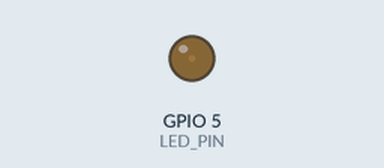
Recording of a sketch running on a simulated ESP32. Shown: output pins drawn as LEDs (lit = HIGH). What the sketch prints to the serial monitor is not drawn.

Above: at 0.05 s.
At 0.5 s:
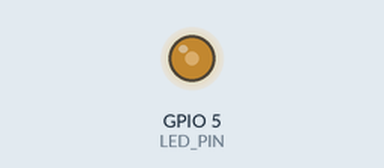
At 0.95 s:
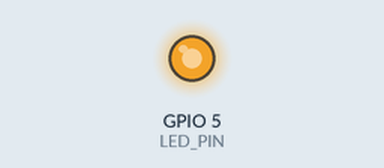
At 1.8 s:
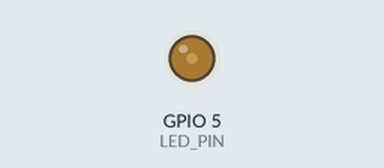
Timing chart, 0 to 4.7 s (numbered marks = the images above):
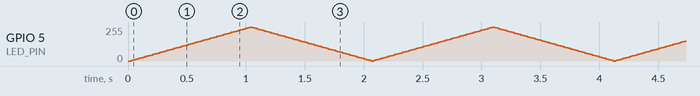

The sketch:

pwm_led_fade_esp32.ino
```cpp
// Práctica: PWM — LED Fade con ESP32
// Objetivo: Controlar el brillo de un LED usando PWM con la API LEDC del ESP32.
//
// El ESP32 NO tiene analogWrite() nativo como Arduino.
// Usa la API LEDC (LED Control) con 16 canales independientes.
//
// Conexión:
//   LED anodo (+) -> Resistencia 220 Ohm -> GPIO 5
//   LED catodo (-) -> GND
//
// También funciona con el LED integrado en GPIO2 (sin resistencia)

const int LED_PIN    = 5;     // Pin del LED externo (o usar 2 para el integrado)
const int CANAL_PWM  = 0;     // Canal LEDC (0-15)
const int FRECUENCIA = 5000;  // Frecuencia PWM en Hz
const int RESOLUCION = 8;     // Resolución en bits (8 bits = 0 a 255)

int brillo    = 0;
int incremento = 5;

void setup() {
  Serial.begin(115200);

  // Configurar canal PWM
  ledcSetup(CANAL_PWM, FRECUENCIA, RESOLUCION);

  // Asociar el canal al pin físico
  ledcAttachPin(LED_PIN, CANAL_PWM);

  Serial.println("=== PWM LED Fade — ESP32 ===");
  Serial.println("Canal: 0 | Frecuencia: 5000Hz | Resolucion: 8 bits");
  Serial.println("LED en GPIO5 (o GPIO2 para el integrado)");
}

void loop() {
  // Aplicar brillo al LED
  ledcWrite(CANAL_PWM, brillo);

  Serial.print("Brillo: "); Serial.print(brillo);
  Serial.print("/255 (");
  Serial.print(map(brillo, 0, 255, 0, 100));
  Serial.println("%)");

  // Oscilación entre 0 y 255
  brillo += incremento;
  if (brillo <= 0 || brillo >= 255) {
    incremento = -incremento;
    brillo = constrain(brillo, 0, 255);
  }

  delay(20);
}
```
